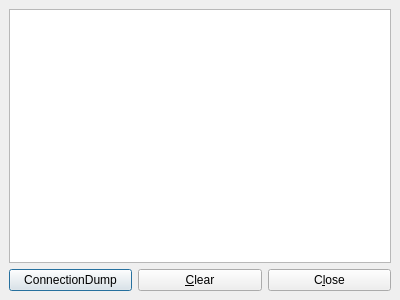
<ui version="4.0" >
 <class>form_DebugMessages</class>
 <widget class="QDialog" name="form_DebugMessages" >
  <property name="geometry" >
   <rect>
    <x>0</x>
    <y>0</y>
    <width>400</width>
    <height>300</height>
   </rect>
  </property>
  <property name="windowTitle" >
   <string>DebugMessages</string>
  </property>
  <layout class="QGridLayout" >
   <property name="margin" >
    <number>9</number>
   </property>
   <property name="spacing" >
    <number>6</number>
   </property>
   <item row="0" column="0" >
    <widget class="QTextEdit" name="textEdit" />
   </item>
   <item row="1" column="0" >
    <layout class="QHBoxLayout" >
     <property name="spacing" >
      <number>6</number>
     </property>
     <property name="margin" >
      <number>0</number>
     </property>
     <item>
      <widget class="QPushButton" name="cmd_connectionDump" >
       <property name="text" >
        <string>ConnectionDump</string>
       </property>
      </widget>
     </item>
     <item>
      <widget class="QPushButton" name="cmd_clear" >
       <property name="text" >
        <string>&amp;Clear</string>
       </property>
      </widget>
     </item>
     <item>
      <widget class="QPushButton" name="cmd_close" >
       <property name="text" >
        <string>C&amp;lose</string>
       </property>
      </widget>
     </item>
    </layout>
   </item>
  </layout>
 </widget>
 <resources/>
 <connections>
  <connection>
   <sender>cmd_close</sender>
   <signal>clicked()</signal>
   <receiver>form_DebugMessages</receiver>
   <slot>close()</slot>
   <hints>
    <hint type="sourcelabel" >
     <x>296</x>
     <y>276</y>
    </hint>
    <hint type="destinationlabel" >
     <x>199</x>
     <y>149</y>
    </hint>
   </hints>
  </connection>
 </connections>
</ui>
